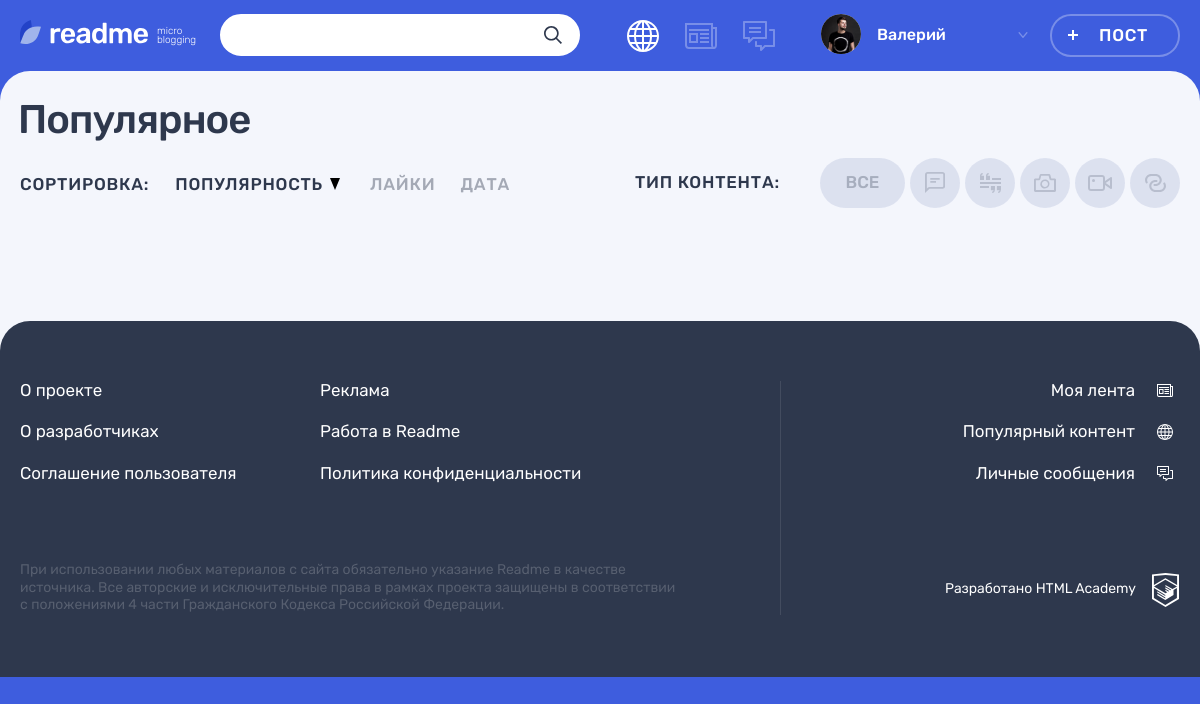
Screenshot of /?type_id=4 with the database file from the repository.
### tables this page shows
CREATE TABLE content_types (
  id INT AUTO_INCREMENT PRIMARY KEY,
  type_name VARCHAR(255) NOT NULL UNIQUE,
  type_class VARCHAR(255) NOT NULL UNIQUE,
  icon_width INT,
  icon_height INT
);

### helpers.php (called while the page is built, shortened)
<?php
function include_template($name, array $data = [])
{
    $name = 'templates/' . $name;
    extract($data);
    require $name;
    return ob_get_clean();
}
function hsc($str)
{
    return htmlspecialchars($str, ENT_QUOTES);
}
function add_get_param($new_key, $new_value) {
    $params = $_GET;
    $params[$new_key] = $new_value;
    $query = http_build_query($params);
    return $url = "?" . $query;
}
function prepared_query(mysqli $db, string $sql, array $params, string $types = ""): mysqli_stmt
{
    $types = $types ?: str_repeat("s", count($params));
    $stmt = $db->prepare($sql);
    $stmt->bind_param($types, ...$params);
    $stmt->execute();
    return $stmt;
}
function select_query(mysqli $db, string $sql, array $params = [], string $types = ""): mysqli_result
{
    if (!$params) {
        return $db->query($sql);
    }
    return prepared_query($db, $sql, $params, $types)->get_result();
}

### templates/main.php (the view, shortened to what this page needs)
<section class="page__main page__main--popular">
    <div class="container">
        <h1 class="page__title page__title--popular">Популярное</h1>
    </div>
    <div class="popular container">
        <div class="popular__filters-wrapper">
            <div class="popular__sorting sorting">
                <b class="popular__sorting-caption sorting__caption">Сортировка:</b>
                <ul class="popular__sorting-list sorting__list">
                    <li class="sorting__item sorting__item--popular">
                        <a class="sorting__link sorting__link--active" href="#">
                            <span>Популярность</span>
                            <svg class="sorting__icon" width="10" height="12">
                                <use xlink:href="#icon-sort"></use>
                            </svg>
                        </a>
                    </li>
                    <li class="sorting__item">
                        <a class="sorting__link" href="#">
                            <span>Лайки</span>
                        </a>
                    </li>
                    <li class="sorting__item">
                        <a class="sorting__link" href="#">
                            <span>Дата</span>
                        </a>
                    </li>
                </ul>
            </div>
            <div class="popular__filters filters">
                <b class="popular__filters-caption filters__caption">Тип контента:</b>
                <ul class="popular__filters-list filters__list">
                    <li class="popular__filters-item popular__filters-item--all filters__item filters__item--all">
                        <a class="filters__button filters__button--ellipse filters__button--all <?= $filter_post_type_id === 0 ? 'filters__button--active' : '' ?>" href="/">
                            <span>Все</span>
                        </a>
                    </li>
                    <?php foreach ($content_types as $type): ?>
                    <li class="popular__filters-item filters__item">
                        <a class="filters__button filters__button--<?= hsc($type['type_class']) ?> button <?= $filter_post_type_id === $type['id'] ? 'filters__button--active' : '' ?>" href="<?= hsc(add_get_param('type_id', $type['id'])) ?>">
                            <svg
                                class="filters__icon"
                                width="<?= hsc($type['icon_width']) ?>"
                                height="<?= hsc($type['icon_height']) ?>"
                            >
                                <use xlink:href="#icon-filter-<?= hsc($type['type_class']) ?>"></use>
                            </svg>
                        </a>
                    </li>
                    <?php endforeach ?>
                </ul>
            </div>
        </div>
    </div>
</section>

### rows the page displays
content_types: icon_width 20 (drawn)
content_types: icon_width 21 (drawn)
content_types: icon_width 22 (drawn)
content_types: icon_width 24 (drawn)
content_types: icon_width 21 (drawn)

### other values shown
hsc($user_name) "Валерий"
